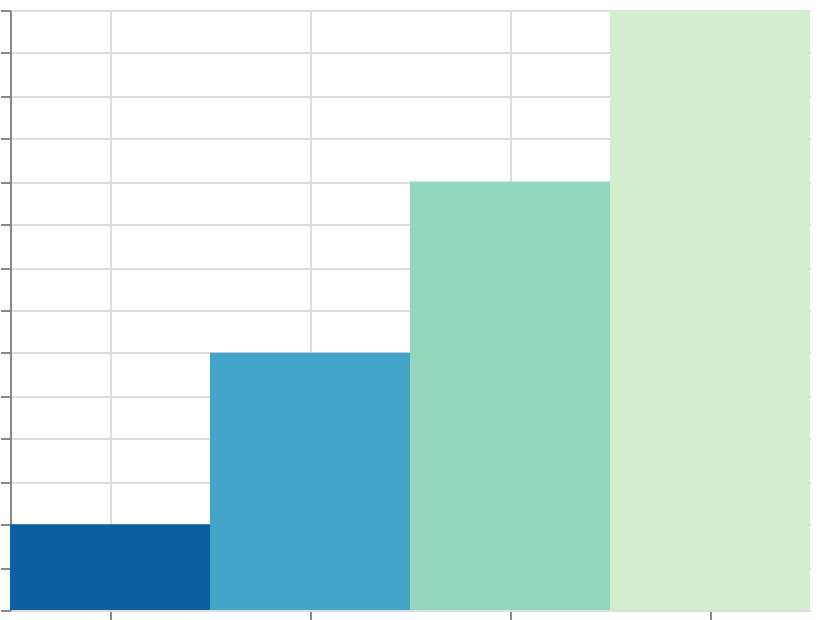

The specification (Vega-Lite) saved for this image:
### Vega specification from a JSON file in a GitHub repository (floating-point values rounded to 4 significant figures)
{"$schema": "https://vega.github.io/schema/vega/v6.json", "width": 400, "height": 300, "padding": 5, "autosize": "none", "data": [{"name": "table", "values": [{"cat": "A", "val": 10}, {"cat": "B", "val": 30}, {"cat": "C", "val": 50}, {"cat": "D", "val": 70}]}], "scales": [{"name": "x", "type": "band", "domain": {"data": "table", "field": "cat", "sort": true}, "range": "width"}, {"name": "y", "type": "linear", "domain": {"data": "table", "field": "val"}, "range": [{"signal": "height"}, 0], "zero": true, "nice": true}, {"name": "color", "type": "linear", "domain": {"data": "table", "field": "val"}, "reverse": true, "range": {"scheme": "greenblue"}}], "marks": [{"type": "rect", "from": {"data": "table"}, "encode": {"update": {"x": {"scale": "x", "field": "cat"}, "width": {"scale": "x", "band": 1}, "y": {"scale": "y", "field": "val"}, "y2": {"scale": "y", "value": 0}, "fill": {"scale": "color", "field": "val"}}}}], "axes": [{"scale": "x", "orient": "bottom", "grid": true, "labels": false}, {"scale": "y", "orient": "left", "grid": true, "labels": false}], "legends": [{"fill": "color"}]}
